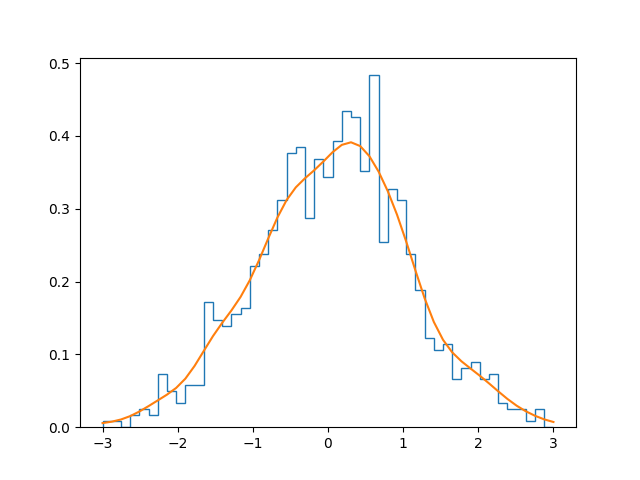

The script that saved this image:
import matplotlib.pyplot as plt
import numpy as np
import scipy.stats as stats

infile = "input_file.txt"
outfile = "cleaned_file.json"

delete_list1 = [" a ", " in ", " of ", " the ", " at ", " line ", " get "]
delete_list2 = [";", ":", ".", ",", "?", "!", "(", ")", "}", "{", "\"", "\'"]
dict_word = {};
with open(infile) as fin, open(outfile, "w+") as fout:
    for line in fin:
        for word in delete_list1:
            line = line.replace(word, " ")
        for word in delete_list2:
            line = line.replace(word, "")
        fout.write(line)
        split_word = line.split();
        for word in split_word:
            if word in dict_word:
                dict_word[word] = dict_word[word]+1
            else:
                dict_word[word] = 1

for k, v in dict_word.items():
    print(k, v)

noise = np.random.normal(0, 1, (1000, ))
density = stats.gaussian_kde(noise)
n, x, _ = plt.hist(noise, bins=np.linspace(-3, 3, 50),
                   histtype=u'step', density=True)
plt.plot(x, density(x))
plt.savefig('02.review.length.png')
plt.show()
